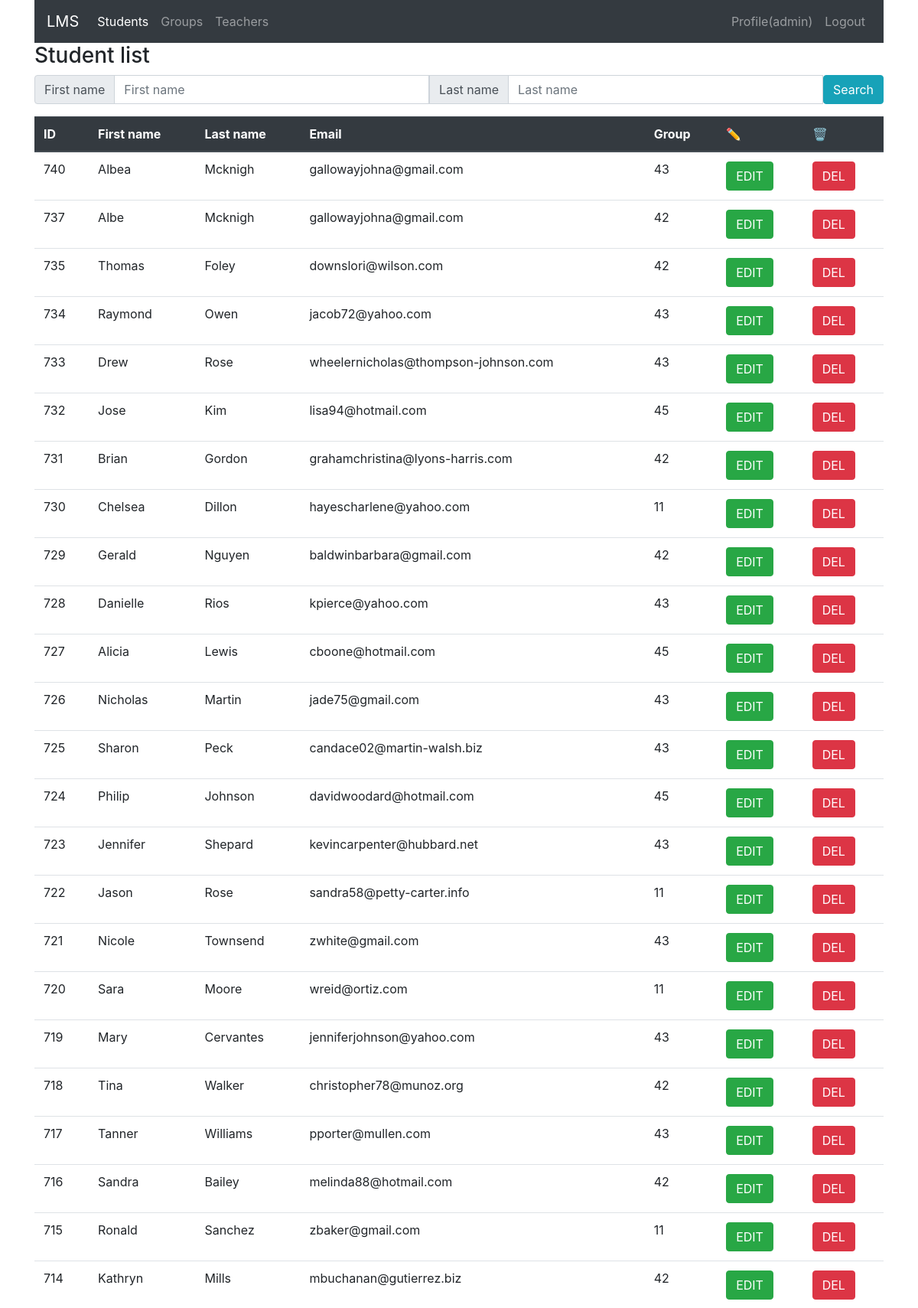
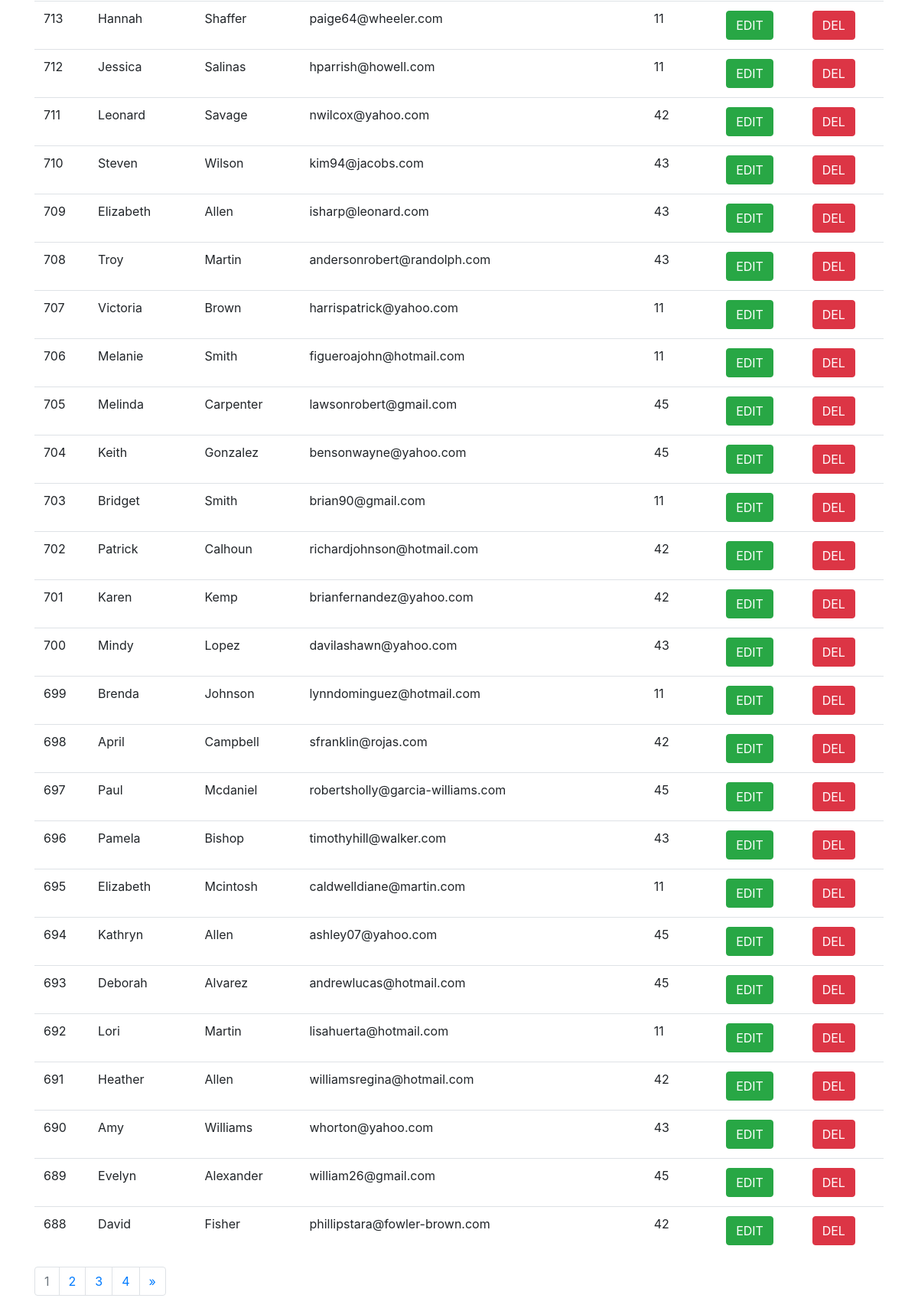
/students/ (signed in), run on an earlier commit of the app's database (2 pictures, top to bottom).
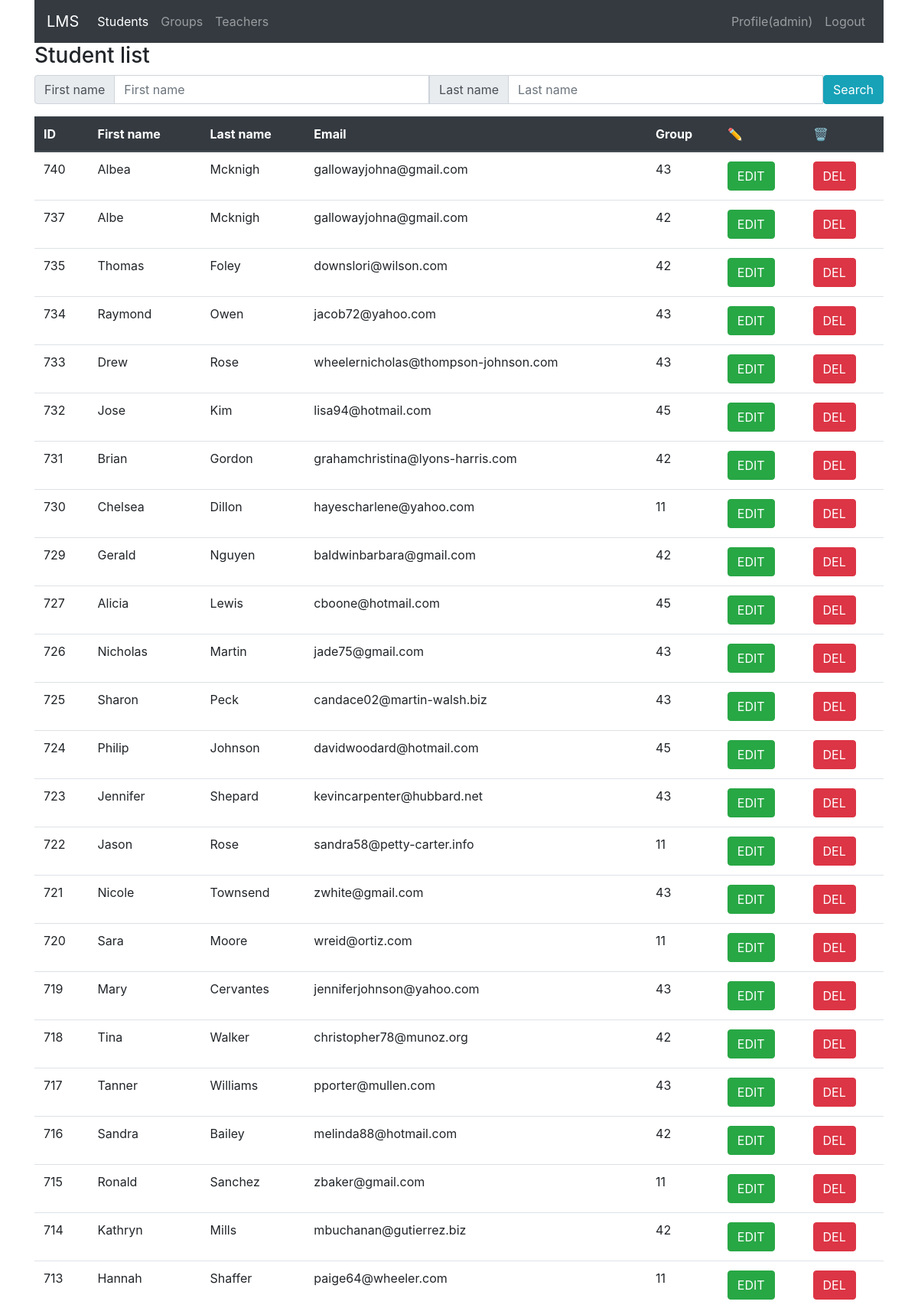
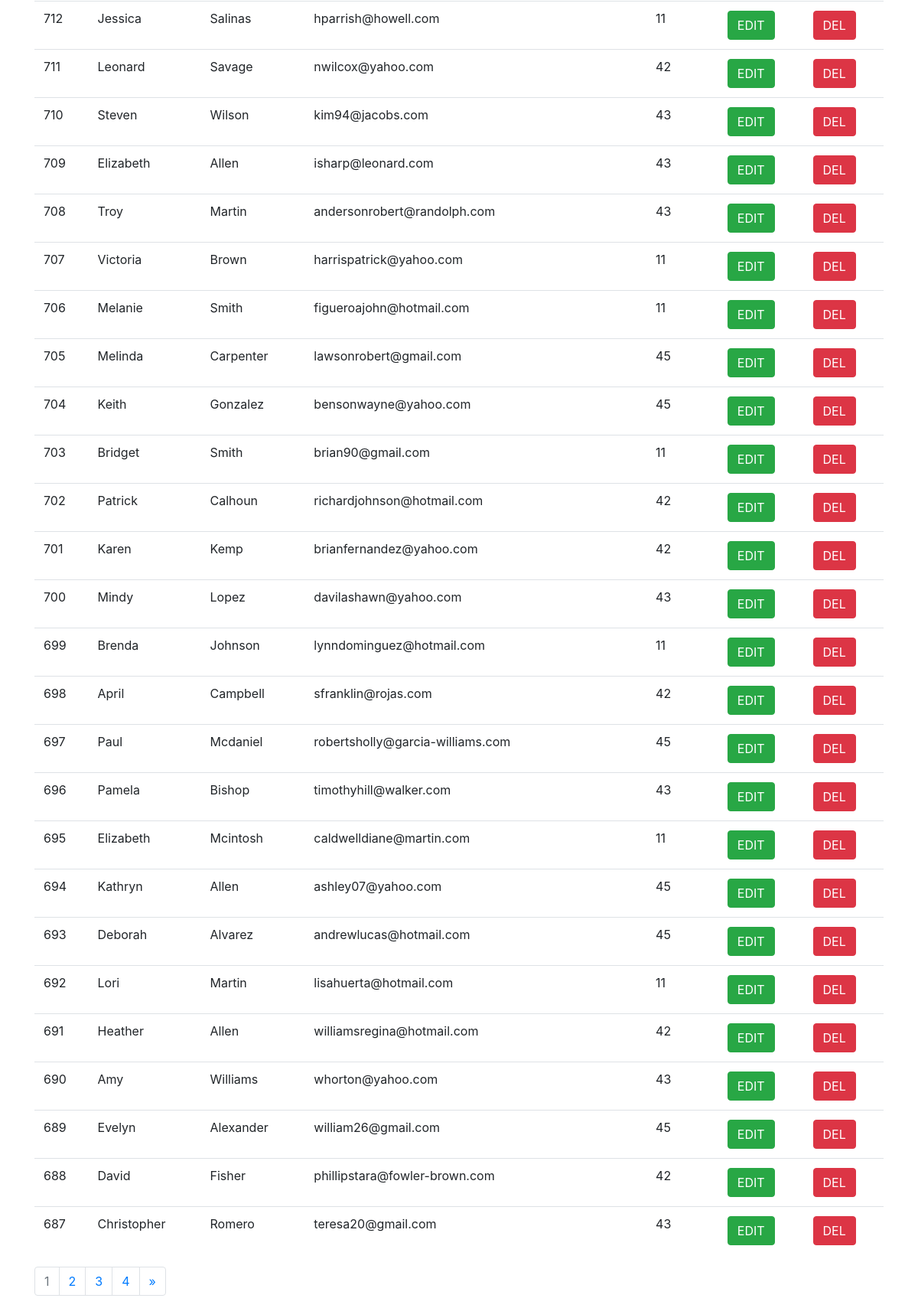
And on a later commit of the database (2 pictures, top to bottom).
### student/models.py (models this page shows, shortened)
class Student(models.Model):
    first_name = models.CharField(max_length=40, null=False)
    last_name = models.CharField(max_length=25, null=False)
    email = models.EmailField(max_length=40, null=True)
    birthdate = models.DateField(default=datetime.date.today)
    phone_number = models.CharField(max_length=25, null=False)
    group = models.ForeignKey(to=Group, null=True, on_delete=models.SET_NULL, related_name='student')

### group/models.py (models this page shows, shortened)
class Group(models.Model):
    group_num = models.IntegerField(null=False, default=0)
    teachers = models.ForeignKey(to=Teacher, null=True, on_delete=models.SET_NULL, related_name='group')

### student/views.py (the view)
# urls.py: path('', StudentsListView.as_view(), name='list'),
class StudentsListView(LoginRequiredMixin, ListView):
    model = Student
    template_name = 'student_list.html'
    context_object_name = 'students_list'
    login_url = reverse_lazy('login')
    paginate_by = 50
    def get_queryset(self):
        request = self.request
        qs = super().get_queryset()
        qs = qs.select_related('group')
        qs = qs.order_by('-id')
        if request.GET.get('fname'):
            qs = qs.filter(first_name=request.GET.get('fname'))
        if request.GET.get('lname'):
            qs = qs.filter(last_name=request.GET.get('lname'))
        return qs
    def get_context_data(self, *, object_list=None, **kwargs):
        context = super().get_context_data(object_list=None, **kwargs)
        context['title'] = "Student list"
        return context

### student/templates/student_list.html
{% extends 'base.html' %}
{%block content%}
<form>
        <div class="input-group mb-3">
          <div class="input-group-prepend">
            <span class="input-group-text" id="basic-addon1">First name</span>
          </div>
          <input  name="fname" type="text" class="form-control" placeholder="First name" aria-label="firstname" aria-describedby="basic-addon1">
          <div class="input-group-prepend">
            <span class="input-group-text" id="basic-addon1">Last name</span>
          </div>
          <input  name="lname" type="text" class="form-control" placeholder="Last name" aria-label="lastname" aria-describedby="basic-addon1">
          <button type="submit" class="btn btn-info">Search</button>
        </div>
    </form>
{% include 'includes/student_table.html' %}
{% include 'includes/pagination.html' %}
{%endblock%}

### templates/base.html (shortened to what this page needs)
<div class="container-xl">
    <!DOCTYPE html>
    <html lang="en">
    <head>
        <link rel="stylesheet" href="https://stackpath.bootstrapcdn.com/bootstrap/4.5.0/css/bootstrap.min.css"
>
    </head>
    <body>
    <nav class="navbar navbar-expand-lg navbar-dark bg-dark">
        <a class="navbar-brand" href="{% url 'index' %}">LMS</a>
        <div class="collapse navbar-collapse" id="navbarNav">
            <ul class="navbar-nav mr-auto">
                <li class="nav-item active">
                    <a class="nav-link" href="{% url 'students:list' %}"> Students </a>
                </li>
                <li class="nav-item">
                    <a class="nav-link" href="{% url 'group:list' %}"> Groups</a>
                </li>
                <li class="nav-item">
                    <a class="nav-link" href="{% url 'teacher:list' %}"> Teachers</a>
                </li>
            </ul>
            <ul class="navbar-nav">
                {% if user.is_authenticated %}
                <li class="nav-item">
                    <a class="nav-link" href="{% url 'profile' %}">Profile({{ user.username }})</a>
                </li>
                <li class="nav-item">
                    <a class="nav-link" href="{% url 'logout' %}">Logout</a>
                </li>
                {% endif %}
            </ul>
        </div>
    </nav>
    <h3>{{title}}</h3>
    {%block content %}
    {%endblock%}
</div>
</body>
</html>

### student/templates/includes/student_table.html
{% if students_list %}
    <table class="table table-hover">
        <thead class="thead-dark">
        <tr>
          <th>ID</th>
          <th>First name</th>
          <th>Last name</th>
          <th>Email</th>
          <th>Group</th>
            <th>✏</th>
            <th>🗑</th>
        </tr>
        </thead>
        {% for student in students_list %}
            <tr>
              <td> {{ student.id }}</td>
              <td> {{ student.first_name }}</td>
              <td> {{ student.last_name }}</td>
              <td> {{ student.email }}</td>
              <td> {{ student.group.group_num }}</td>
              <td> <a href="{% url 'students:edit' student.id %}" class="btn btn-success">EDIT</a></td>
                <td> <a href="{% url 'students:del' student.id %}" class="btn btn-danger">DEL</a></td>
            </tr>
        {% endfor %}
    </table>
{% else %}
    <p>Sorry, list is empty</p>
{% endif %}

### templates/includes/pagination.html (shortened to what this page needs)
<nav aria-label="Page navigation example">
    {% if is_paginated %}
    <ul class="pagination">
        {% for i in paginator.page_range %}
        {% if page_obj.number == i %}
        <li class="page-item disabled">
            <a class="page-link" href="?page={{ i }}" tabindex="-1">{{ i }}</a>
        </li>
        {% else %}
        <li class="page-item"><a class="page-link" href="?page={{ i }}">{{ i }}</a></li>
        {% endif %}
        {% endfor %}
        {% if page_obj.has_next %}
        <li class="page-item">
            <a class="page-link" href="?page={{ page_obj.next_page_number }}" aria-label="Next">
                <span aria-hidden="true">&raquo;</span>
            </a>
        </li>
        {% endif %}
    </ul>
    {% endif %}
</nav>

What changed in the data, as far as the page shows it:
removed Student: id "728", first_name "Danielle", last_name "Rios", email "kpierce@yahoo.com", group.group_num "43"
now on this page (row unchanged): Student: id "687", first_name "Christopher", last_name "Romero", email "teresa20@gmail.com", group.group_num "43"
